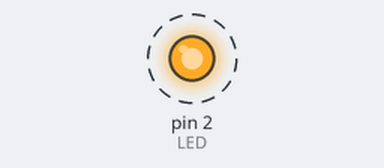
This sketch was run on a simulated Arduino Uno, built with avr-gcc and run on an emulated ATmega328P. Parts: output pins drawn as LEDs (lit = HIGH). Dashed ring = blinking. What the sketch prints to the serial monitor is not drawn.

Above: at 0.5 s.
Timing chart, 0 to 4.6 s (numbered marks = the images above):
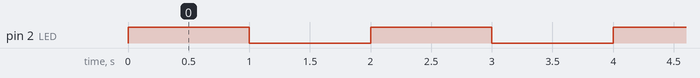

The sketch:

Serial_print.ino
```cpp
int LED=2;

void switchon(){
  digitalWrite(LED,HIGH);
  delay(1000);
}

void switchoff(){
  digitalWrite(LED,LOW);
  delay(1000);
}

void setup() {
  pinMode(LED,OUTPUT);
  Serial.begin(9600);
}

void loop() {
  switchon();
  Serial.println("Light is ON");
  switchoff();
  Serial.println("Light is OFF");
}
```

Measured:
- by itself, pin 2 (LED): alternates HIGH for 1.0 s and LOW for 1.0 s
